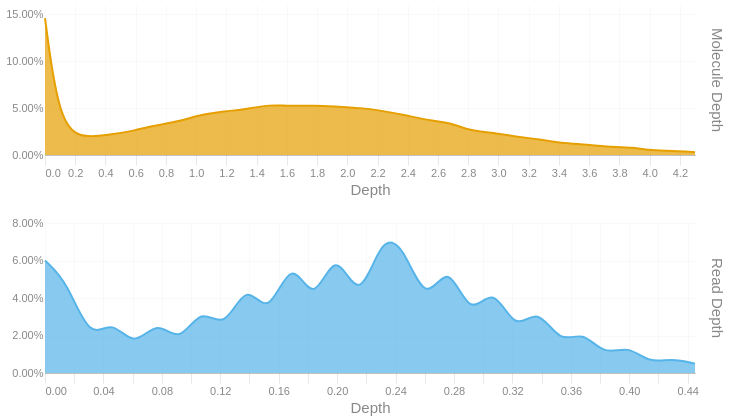

The notebook cell saved with this chart:
### Code cell
readdep = depth_hist(tb['Read Depth'], q99, 3)
readdep = readdep.with_columns(pl.lit('Read Depth').alias('Metric'))
if not SKIPLR:
    moldep = depth_hist(tb['Molecule Depth'], mol_q99, 1)
    moldep = moldep.with_columns(pl.lit('Molecule Depth').alias('Metric'))
    _hist = pl.concat([readdep, moldep])
    _hist = _hist.filter(pl.col('Proportion') != 0)
    with SafeRender(_hist):
        (
            alt.Chart(_hist)        
            .mark_area(interpolate = "basis")
            .encode(
                x=alt.X('Bin:Q').scale(domainMin=0).axis(alt.Axis(title='Depth')),
                y = alt.Y('Proportion:Q', title = None).axis(format = '.2%'),
                color = alt.Color('Metric:N').legend(None),
                row = alt.Row("Metric:N").header(title = None, labelOrient = 'right'),
                tooltip = [
                    alt.Tooltip("Metric:N", title = "Metric"),
                    alt.Tooltip('Interval:N', title = "Depth Interval"),
                    alt.Tooltip('Proportion:Q', title = "% Alignments").format('.2%')
                ]
            )
            .resolve_scale(x='independent', y='independent')
            .properties(
                height = 150, width = 650,
                usermeta={'embedOptions': {'downloadFileName': f'{samplename}.depth.hist'}}
            )
        ).display()
else:
    readdep = readdep.filter(pl.col('Proportion') != 0)
    with SafeRender(readdep):
        (
            alt.Chart(readdep)        
            .mark_area(interpolate = "basis")
            .encode(
                x=alt.X('Bin:Q').scale(domainMin=0).axis(alt.Axis(title='Depth')),
                y = alt.Y('Proportion:Q', title = None).axis(format = '.2%'),
                tooltip = [
                    alt.Tooltip('Interval:N', title = "Depth Interval"),
                    alt.Tooltip('Proportion:Q', title = "% Alignments").format('.2%')
                ]
            )
            .properties(
                usermeta={'embedOptions': {'downloadFileName': f'{samplename}.depth.hist'}}
            )
        ).display()

### Figure 1 — Vega-Lite specification as saved in the notebook (floating-point values rounded to 4 significant figures)
{"width": 650, "height": 150, "config": {"title": {"anchor": "start", "dy": -15, "fontSize": 18, "color": "#888888", "subtitleColor": "#888888", "subtitleFontSize": 14}, "arc": {"fill": "#0072B2"}, "axis": {"domainColor": "#888888", "domainWidth": 0.5, "gridWidth": 0.2, "grid": false, "titleFontWeight": 400, "titleFontSize": 15, "labelFontSize": 11, "labelColor": "#888888", "tickColor": "#888888", "tickWidth": 0.2, "titleColor": "#888888"}, "axisBand": {"grid": false}, "axisX": {"grid": true, "tickSize": 10, "domainCap": "round"}, "axisY": {"domain": false, "grid": true, "tickSize": 0, "domainCap": "round"}, "background": "transparent", "header": {"labelFontSize": 15, "labelColor": "#888888", "titleFontSize": 15, "titleFontWeight": 600, "titleColor": "#888888"}, "legend": {"labelFont": "sans-serif", "labelFontSize": 12, "labelColor": "#888888", "symbolSize": 100, "symbolType": "circle", "titleFontSize": 12, "titlePadding": 10, "titleColor": "#888888", "title": null}, "range": {"category": ["#E69F00", "#56B4E9", "#009E73", "#F0E442", "#0072B2", "#D55E00", "#CC79A7", "#000000"], "diverging": ["#cfe8f3", "#a2d4ec", "#73bfe2", "#46abdb", "#1696d2", "#12719e"]}, "area": {"fill": "#0072B2", "fillOpacity": 0.7, "line": true, "strokeOpacity": 0.7}, "line": {"color": "#0072B2", "stroke": "#0072B2", "strokeWidth": 2}, "trail": {"color": "#0072B2", "stroke": "#0072B2", "strokeWidth": 0, "size": 1}, "point": {"filled": true, "fillOpacity": 1.0, "size": 95}, "text": {"color": "#888888", "fontSize": 11, "align": "right", "fontWeight": 400, "size": 11}, "bar": {"fill": "#0072B2", "stroke": null}, "view": {"stroke": null, "continuousWidth": 660, "continuousHeight": 400}}, "data": {"name": "data-130ea3d83f9e1e4b1b7fa0b4a2210714"}, "mark": {"type": "area", "interpolate": "basis"}, "encoding": {"color": {"field": "Metric", "legend": null, "type": "nominal"}, "row": {"field": "Metric", "header": {"title": null, "labelOrient": "right"}, "type": "nominal"}, "tooltip": [{"field": "Metric", "title": "Metric", "type": "nominal"}, {"field": "Interval", "title": "Depth Interval", "type": "nominal"}, {"field": "Proportion", "format": ".2%", "title": "% Alignments", "type": "quantitative"}], "x": {"axis": {"title": "Depth"}, "field": "Bin", "scale": {"domainMin": 0}, "type": "quantitative"}, "y": {"axis": {"format": ".2%"}, "field": "Proportion", "title": null, "type": "quantitative"}}, "resolve": {"scale": {"x": "independent", "y": "independent"}}, "usermeta": {"embedOptions": {"downloadFileName": "TF26LRJL0009_5B_10484332_23Y22YLT4_L7.depth.hist"}}, "$schema": "https://vega.github.io/schema/vega-lite/v6.4.1.json", "datasets": {"data-130ea3d83f9e1e4b1b7fa0b4a2210714": [{"Bin": 0.0, "Interval": "0.0-0.015", "Proportion": 0.06, "Metric": "Read Depth"}, {"Bin": 0.015, "Interval": "0.015-0.031", "Proportion": 0.049, "Metric": "Read Depth"}, {"Bin": 0.031, "Interval": "0.031-0.046", "Proportion": 0.017, "Metric": "Read Depth"}, {"Bin": 0.046, "Interval": "0.046-0.061", "Proportion": 0.029, "Metric": "Read Depth"}, {"Bin": 0.061, "Interval": "0.061-0.077", "Proportion": 0.013, "Metric": "Read Depth"}, {"Bin": 0.077, "Interval": "0.077-0.092", "Proportion": 0.029, "Metric": "Read Depth"}, {"Bin": 0.092, "Interval": "0.092-0.107", "Proportion": 0.015, "Metric": "Read Depth"}, {"Bin": 0.107, "Interval": "0.107-0.123", "Proportion": 0.036, "Metric": "Read Depth"}, {"Bin": 0.123, "Interval": "0.123-0.138", "Proportion": 0.022, "Metric": "Read Depth"}, {"Bin": 0.138, "Interval": "0.138-0.153", "Proportion": 0.05, "Metric": "Read Depth"}, {"Bin": 0.153, "Interval": "0.153-0.169", "Proportion": 0.028, "Metric": "Read Depth"}, {"Bin": 0.169, "Interval": "0.169-0.184", "Proportion": 0.064, "Metric": "Read Depth"}, {"Bin": 0.184, "Interval": "0.184-0.199", "Proportion": 0.034, "Metric": "Read Depth"}, {"Bin": 0.199, "Interval": "0.199-0.215", "Proportion": 0.069, "Metric": "Read Depth"}, {"Bin": 0.215, "Interval": "0.215-0.23", "Proportion": 0.035, "Metric": "Read Depth"}, {"Bin": 0.23, "Interval": "0.23-0.245", "Proportion": 0.073, "Metric": "Read Depth"}, {"Bin": 0.245, "Interval": "0.245-0.261", "Proportion": 0.069, "Metric": "Read Depth"}, {"Bin": 0.261, "Interval": "0.261-0.276", "Proportion": 0.035, "Metric": "Read Depth"}, {"Bin": 0.276, "Interval": "0.276-0.291", "Proportion": 0.061, "Metric": "Read Depth"}, {"Bin": 0.291, "Interval": "0.291-0.307", "Proportion": 0.028, "Metric": "Read Depth"}, {"Bin": 0.307, "Interval": "0.307-0.322", "Proportion": 0.048, "Metric": "Read Depth"}, {"Bin": 0.322, "Interval": "0.322-0.337", "Proportion": 0.021, "Metric": "Read Depth"}, {"Bin": 0.337, "Interval": "0.337-0.353", "Proportion": 0.036, "Metric": "Read Depth"}, {"Bin": 0.353, "Interval": "0.353-0.368", "Proportion": 0.015, "Metric": "Read Depth"}, {"Bin": 0.368, "Interval": "0.368-0.383", "Proportion": 0.023, "Metric": "Read Depth"}, {"Bin": 0.383, "Interval": "0.383-0.399", "Proportion": 0.009, "Metric": "Read Depth"}, {"Bin": 0.399, "Interval": "0.399-0.414", "Proportion": 0.015, "Metric": "Read Depth"}, {"Bin": 0.414, "Interval": "0.414-0.429", "Proportion": 0.005, "Metric": "Read Depth"}, {"Bin": 0.429, "Interval": "0.429-0.445", "Proportion": 0.008, "Metric": "Read Depth"}, {"Bin": 0.445, "Interval": "0.445-0.46", "Proportion": 0.005, "Metric": "Read Depth"}, {"Bin": 0.0, "Interval": "0.0-0.1", "Proportion": 0.146, "Metric": "Molecule Depth"}, {"Bin": 0.1, "Interval": "0.1-0.3", "Proportion": 0.024, "Metric": "Molecule Depth"}, {"Bin": 0.3, "Interval": "0.3-0.4", "Proportion": 0.019, "Metric": "Molecule Depth"}, {"Bin": 0.4, "Interval": "0.4-0.6", "Proportion": 0.021, "Metric": "Molecule Depth"}, {"Bin": 0.6, "Interval": "0.6-0.7", "Proportion": 0.026, "Metric": "Molecule Depth"}, {"Bin": 0.7, "Interval": "0.7-0.9", "Proportion": 0.031, "Metric": "Molecule Depth"}, {"Bin": 0.9, "Interval": "0.9-1.0", "Proportion": 0.036, "Metric": "Molecule Depth"}, {"Bin": 1.0, "Interval": "1.0-1.2", "Proportion": 0.042, "Metric": "Molecule Depth"}, {"Bin": 1.2, "Interval": "1.2-1.3", "Proportion": 0.047, "Metric": "Molecule Depth"}, {"Bin": 1.3, "Interval": "1.3-1.5", "Proportion": 0.048, "Metric": "Molecule Depth"}, {"Bin": 1.5, "Interval": "1.5-1.6", "Proportion": 0.054, "Metric": "Molecule Depth"}, {"Bin": 1.6, "Interval": "1.6-1.8", "Proportion": 0.052, "Metric": "Molecule Depth"}, {"Bin": 1.8, "Interval": "1.8-1.9", "Proportion": 0.053, "Metric": "Molecule Depth"}, {"Bin": 1.9, "Interval": "1.9-2.1", "Proportion": 0.052, "Metric": "Molecule Depth"}, {"Bin": 2.1, "Interval": "2.1-2.2", "Proportion": 0.05, "Metric": "Molecule Depth"}, {"Bin": 2.2, "Interval": "2.2-2.4", "Proportion": 0.048, "Metric": "Molecule Depth"}, {"Bin": 2.4, "Interval": "2.4-2.5", "Proportion": 0.042, "Metric": "Molecule Depth"}, {"Bin": 2.5, "Interval": "2.5-2.7", "Proportion": 0.038, "Metric": "Molecule Depth"}, {"Bin": 2.7, "Interval": "2.7-2.8", "Proportion": 0.034, "Metric": "Molecule Depth"}, {"Bin": 2.8, "Interval": "2.8-3.0", "Proportion": 0.026, "Metric": "Molecule Depth"}, {"Bin": 3.0, "Interval": "3.0-3.1", "Proportion": 0.023, "Metric": "Molecule Depth"}, {"Bin": 3.1, "Interval": "3.1-3.3", "Proportion": 0.02, "Metric": "Molecule Depth"}, {"Bin": 3.3, "Interval": "3.3-3.4", "Proportion": 0.016, "Metric": "Molecule Depth"}, {"Bin": 3.4, "Interval": "3.4-3.6", "Proportion": 0.013, "Metric": "Molecule Depth"}, {"Bin": 3.6, "Interval": "3.6-3.7", "Proportion": 0.011, "Metric": "Molecule Depth"}, {"Bin": 3.7, "Interval": "3.7-3.9", "Proportion": 0.009, "Metric": "Molecule Depth"}, {"Bin": 3.9, "Interval": "3.9-4.0", "Proportion": 0.008, "Metric": "Molecule Depth"}, {"Bin": 4.0, "Interval": "4.0-4.2", "Proportion": 0.005, "Metric": "Molecule Depth"}, {"Bin": 4.2, "Interval": "4.2-4.3", "Proportion": 0.004, "Metric": "Molecule Depth"}, {"Bin": 4.3, "Interval": "4.3-4.47", "Proportion": 0.003, "Metric": "Molecule Depth"}]}}
